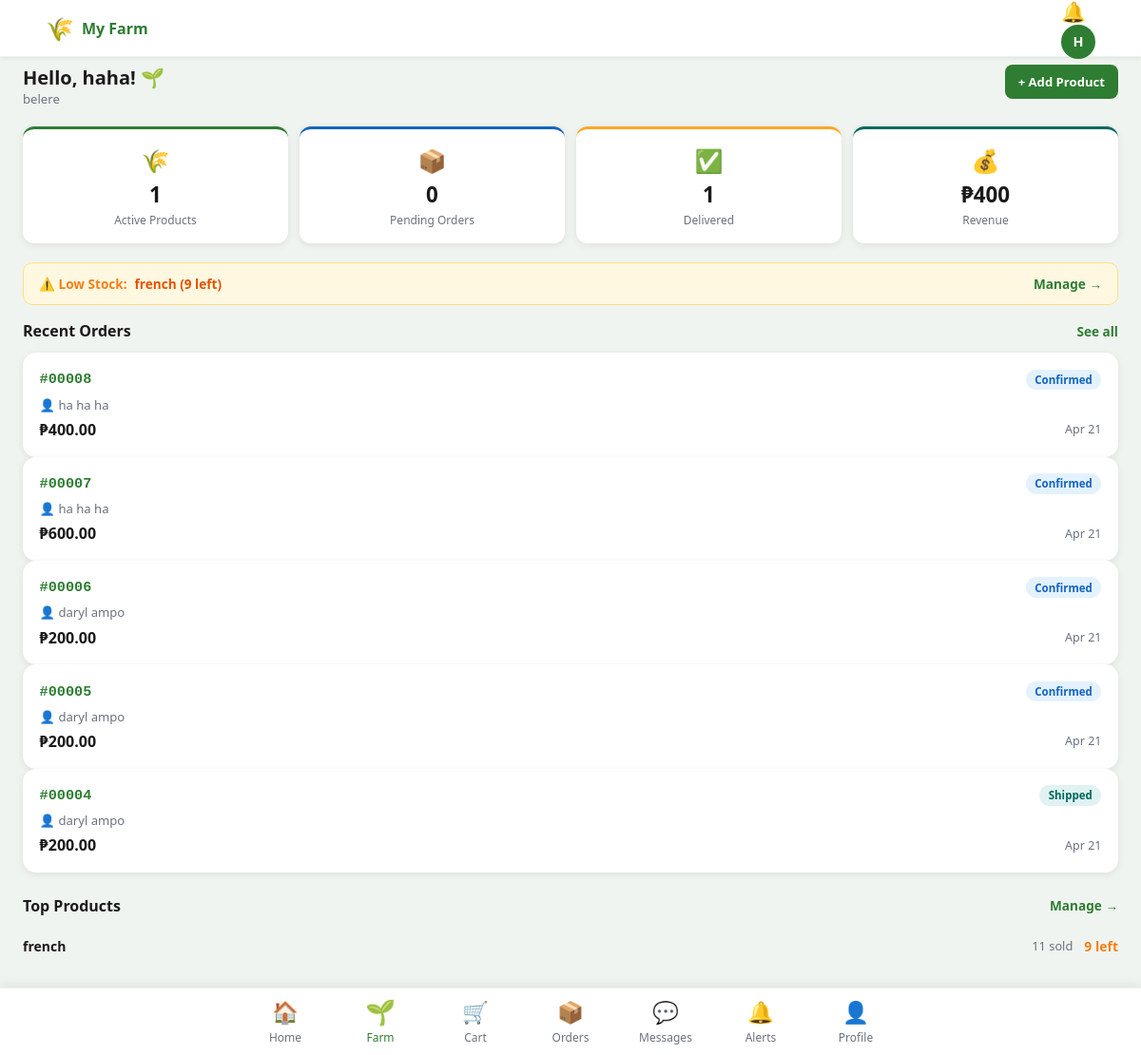
Page /farmer/dashboard (signed in) on the committed database.
### tables this page shows
CREATE TABLE users (
    id              INTEGER PRIMARY KEY AUTOINCREMENT,
    full_name       TEXT    NOT NULL,
    email           TEXT    NOT NULL UNIQUE,
    password_hash   TEXT    NOT NULL,
    role            TEXT    NOT NULL DEFAULT 'buyer' CHECK(role IN ('admin','farmer','buyer','driver')),
    phone           TEXT,
    address         TEXT,
    lat             REAL,
    lng             REAL,
    profile_photo   TEXT,
    is_approved     INTEGER NOT NULL DEFAULT 0,
    is_active       INTEGER NOT NULL DEFAULT 1,
    created_at      TEXT    DEFAULT (datetime('now','localtime'))
);

CREATE TABLE farmer_profiles (
    id             INTEGER PRIMARY KEY AUTOINCREMENT,
    user_id        INTEGER NOT NULL UNIQUE REFERENCES users(id) ON DELETE CASCADE,
    farm_name      TEXT    NOT NULL,
    farm_location  TEXT,
    lat            REAL,
    lng            REAL,
    product_type   TEXT,
    valid_id_path  TEXT,
    rating         REAL    DEFAULT 0.0,
    rating_count   INTEGER DEFAULT 0
);

CREATE TABLE products (
    id          INTEGER PRIMARY KEY AUTOINCREMENT,
    farmer_id   INTEGER NOT NULL REFERENCES users(id) ON DELETE CASCADE,
    category_id INTEGER REFERENCES categories(id) ON DELETE SET NULL,
    name        TEXT    NOT NULL,
    description TEXT,
    price       REAL    NOT NULL DEFAULT 0,
    quantity    INTEGER NOT NULL DEFAULT 0,
    unit        TEXT    DEFAULT 'kg',
    image_path  TEXT,
    is_featured INTEGER DEFAULT 0,
    status      TEXT    DEFAULT 'active' CHECK(status IN ('active','inactive')),
    created_at  TEXT    DEFAULT (datetime('now','localtime')),
    updated_at  TEXT    DEFAULT (datetime('now','localtime'))
);

CREATE TABLE orders (
    id               INTEGER PRIMARY KEY AUTOINCREMENT,
    buyer_id         INTEGER NOT NULL REFERENCES users(id) ON DELETE CASCADE,
    farmer_id        INTEGER NOT NULL REFERENCES users(id) ON DELETE CASCADE,
    driver_id        INTEGER REFERENCES users(id) ON DELETE SET NULL,
    total_amount     REAL    NOT NULL DEFAULT 0,
    payment_method   TEXT    DEFAULT 'cod' CHECK(payment_method IN ('cod','online')),
    payment_status   TEXT    DEFAULT 'pending' CHECK(payment_status IN ('pending','paid','failed')),
    shipping_address TEXT    NOT NULL,
    contact_number   TEXT    NOT NULL,
    buyer_lat        REAL,
    buyer_lng        REAL,
    status           TEXT    DEFAULT 'pending'
                     CHECK(status IN ('pending','confirmed','packed','shipped','delivered','cancelled')),
    estimated_delivery TEXT,
    notes            TEXT,
    cancelled_reason TEXT,
    created_at       TEXT    DEFAULT (datetime('now','localtime')),
    updated_at       TEXT    DEFAULT (datetime('now','localtime'))
, delivery_proof TEXT);

### routes/farmer.py (the view)
@farmer_bp.route('/dashboard')
@farmer_required
def dashboard():
    fid = current_user.id
    profile = query("SELECT * FROM farmer_profiles WHERE user_id=?", (fid,), fetchone=True)
    stats = query(
        "SELECT COUNT(*) as total_products, "
        "SUM(CASE WHEN status='active' THEN 1 ELSE 0 END) as active_products "
        "FROM products WHERE farmer_id=?", (fid,), fetchone=True) or {}
    order_stats = query(
        "SELECT COUNT(*) as total, "
        "SUM(CASE WHEN status='pending' THEN 1 ELSE 0 END) as pending, "
        "SUM(CASE WHEN status='delivered' THEN 1 ELSE 0 END) as delivered, "
        "COALESCE(SUM(CASE WHEN status='delivered' THEN total_amount ELSE 0 END),0) as revenue "
        "FROM orders WHERE farmer_id=?", (fid,), fetchone=True) or {}
    recent_orders = query(
        "SELECT o.*,u.full_name as buyer_name FROM orders o JOIN users u ON o.buyer_id=u.id "
        "WHERE o.farmer_id=? ORDER BY o.created_at DESC LIMIT 5", (fid,), fetchall=True) or []
    top_products = query(
        "SELECT p.name,p.price,p.quantity,COALESCE(SUM(oi.quantity),0) as sold "
        "FROM products p LEFT JOIN order_items oi ON p.id=oi.product_id "
        "LEFT JOIN orders o ON oi.order_id=o.id AND o.status='delivered' "
        "WHERE p.farmer_id=? GROUP BY p.id ORDER BY sold DESC LIMIT 5", (fid,), fetchall=True) or []
    return render_template('farmer/dashboard.html', profile=profile, stats=stats,
                           order_stats=order_stats, recent_orders=recent_orders, top_products=top_products)

### db.py (called while the page is built)
def get_db():
    if 'db' not in g:
        db = sqlite3.connect(DB_PATH)
        db.row_factory = sqlite3.Row   # dict-like rows
        db.execute("PRAGMA journal_mode=WAL")
        db.execute("PRAGMA foreign_keys=ON")
        g.db = db
    return g.db

def query(sql, params=None, fetchone=False, fetchall=False, commit=False):
    sql = sql.replace('%s', '?')
    db  = get_db()
    cur = db.execute(sql, params or ())
    result = None
    if fetchone:
        row = cur.fetchone()
        result = dict(row) if row else None
    elif fetchall:
        rows = cur.fetchall()
        result = [dict(r) for r in rows]
    if commit:
        db.commit()
        result = cur.lastrowid
    return result

### extensions.py (called while the page is built)
@login_manager.user_loader
def load_user(uid):
    row = query('SELECT * FROM users WHERE id=%s', (uid,), fetchone=True)
    return User(row) if row else None

    @property
    def is_authenticated(self): return True

### routes/farmer.py (called while the page is built)
def farmer_required(f):
    from functools import wraps
    @wraps(f)
    @login_required
    def decorated(*a, **kw):
        if current_user.role != 'farmer':
            flash('Farmer access required.', 'error')
            return redirect(url_for('auth.login'))
        if not current_user.is_approved:
            flash('Your account is pending approval.', 'warning')
            return redirect(url_for('auth.login'))
        return f(*a, **kw)
    return decorated

### templates/farmer/dashboard.html (shortened to what this page needs)
{% extends 'base.html' %}
{% block page_title %}My Farm{% endblock %}
{% block content %}
<div class="dash-greeting">
  <div>
    <h2>Hello, {{ current_user.full_name.split()[0] }}! 🌱</h2>
    <p class="muted">{{ profile.farm_name if profile else 'Your Farm' }}</p>
  </div>
  <a href="{{ url_for('farmer.product_form') }}" class="btn btn-primary btn-sm">+ Add Product</a>
</div>
<div class="stats-grid">
  <div class="stat-card green">
    <div class="stat-icon">🌾</div>
    <div class="stat-val">{{ stats.active_products or 0 }}</div>
    <div class="stat-label">Active Products</div>
  </div>
  <div class="stat-card blue">
    <div class="stat-icon">📦</div>
    <div class="stat-val">{{ order_stats.pending or 0 }}</div>
    <div class="stat-label">Pending Orders</div>
  </div>
  <div class="stat-card yellow">
    <div class="stat-icon">✅</div>
    <div class="stat-val">{{ order_stats.delivered or 0 }}</div>
    <div class="stat-label">Delivered</div>
  </div>
  <div class="stat-card teal">
    <div class="stat-icon">💰</div>
    <div class="stat-val">₱{{ "%.0f"|format(order_stats.revenue|float) }}</div>
    <div class="stat-label">Revenue</div>
  </div>
</div>
{% set low_stock = top_products | selectattr('quantity', 'le', 10) | list %}
{% if low_stock %}
<div class="low-stock-banner">
  <span>⚠️ Low Stock:</span>
  {% for p in low_stock %}
  <a href="{{ url_for('farmer.product_form', pid=loop.index) }}" class="low-stock-item">
    {{ p.name }} ({{ p.quantity }} left)
  </a>{% if not loop.last %}, {% endif %}
  {% endfor %}
  <a href="{{ url_for('farmer.products') }}" class="low-stock-action">Manage →</a>
</div>
{% endif %}
<div class="section">
  <div class="section-header">
    <h3>Recent Orders</h3>
    <a href="{{ url_for('farmer.orders') }}" class="see-all">See all</a>
  </div>
  {% if not recent_orders %}
  <div class="empty-state"><p>No orders yet.</p></div>
  {% else %}
  {% for o in recent_orders %}
  <a href="{{ url_for('farmer.order_detail', oid=o.id) }}" class="order-card">
    <div class="order-card-top">
      <span class="order-id">#{{ '%05d'|format(o.id) }}</span>
      <span class="status-pill status-{{ o.status }}">{{ o.status|capitalize }}</span>
    </div>
    <div class="order-farm">👤 {{ o.buyer_name }}</div>
    <div class="order-card-bottom">
      <span class="order-amount">₱{{ "%.2f"|format(o.total_amount|float) }}</span>
      <span class="order-date">{{ o.created_at|dt('%b %d') }}</span>
    </div>
  </a>
  {% endfor %}
  {% endif %}
</div>
{% if top_products %}
<div class="section">
  <div class="section-header"><h3>Top Products</h3>
    <a href="{{ url_for('farmer.products') }}" class="see-all">Manage →</a>
  </div>
  {% for p in top_products %}
  <div class="top-prod-row">
    <span class="top-prod-name">{{ p.name }}</span>
    <span class="top-prod-sold">{{ p.sold }} sold</span>
    <span class="top-prod-price {% if p.quantity <= 10 %}text-warning{% endif %}">
      {{ p.quantity }} left
    </span>
  </div>
  {% endfor %}
</div>
{% endif %}
{% endblock %}

### templates/base.html (shortened to what this page needs)
<!DOCTYPE html>
<html lang="en">
<head>
<link rel="stylesheet" href="{{ url_for('static', filename='css/app.css') }}">
</head>
<body class="role-{{ current_user.role if current_user.is_authenticated else 'guest' }}">
{% if current_user.is_authenticated %}
<header class="app-bar">
  <div class="app-bar-left">
    {% block app_bar_left %}
    <span class="app-logo">🌾</span>
    <span class="app-title">{% block page_title %}AgriMarket{% endblock %}</span>
    {% endblock %}
  </div>
  <div class="app-bar-right">
    <a href="{{ url_for('notif.index') }}" class="notif-icon" id="notifIcon">
    </a>
    <div class="avatar-btn" onclick="toggleMenu()">
      {{ current_user.full_name[0].upper() }}
    </div>
  </div>
</header>
<main class="page-content {% block content_class %}{% endblock %}">
  {% block content %}{% endblock %}
</main>
{% block bottom_nav %}
<nav class="bottom-nav">
  {% if current_user.role in ('buyer','farmer') %}
  <a href="{{ url_for('buyer.home') }}" class="bnav-item {% if request.endpoint == 'buyer.home' %}active{% endif %}">
    <span class="bnav-icon">🏠</span><span class="bnav-label">Home</span>
  </a>
  {% if current_user.role == 'farmer' %}
  <a href="{{ url_for('farmer.dashboard') }}" class="bnav-item {% if 'farmer' in request.endpoint %}active{% endif %}">
    <span class="bnav-icon">🌱</span><span class="bnav-label">Farm</span>
  </a>
  {% endif %}
  <a href="{{ url_for('buyer.cart') }}" class="bnav-item {% if request.endpoint == 'buyer.cart' %}active{% endif %}">
    <span class="bnav-icon">🛒</span><span class="bnav-label">Cart</span>
  </a>
  <a href="{{ url_for('buyer.orders') }}" class="bnav-item {% if request.endpoint in ('buyer.orders','buyer.order_detail') %}active{% endif %}">
    <span class="bnav-icon">📦</span><span class="bnav-label">Orders</span>
  </a>
  <a href="{{ url_for('msg.inbox') }}" class="bnav-item {% if 'msg.' in request.endpoint %}active{% endif %}" style="position:relative">
    <span class="bnav-icon">💬</span><span class="bnav-label">Messages</span>
  </a>
  <a href="{{ url_for('notif.index') }}" class="bnav-item {% if request.endpoint == 'notif.index' %}active{% endif %}">
    <span class="bnav-icon">🔔</span><span class="bnav-label">Alerts</span>
  </a>
  <a href="{{ url_for('buyer.profile') }}" class="bnav-item {% if request.endpoint == 'buyer.profile' %}active{% endif %}">
    <span class="bnav-icon">👤</span><span class="bnav-label">Profile</span>
  </a>
  {% endif %}
</nav>
{% endblock %}
{% else %}
<main class="auth-page">{% block auth_content %}{% endblock %}</main>
{% endif %}
</body>
</html>

### rows in the picture
users: full_name "H", full_name "haha"
farmer_profiles: farm_name "belere"
products: name "french", quantity "9", sold "11"
orders: id "00008", status "Confirmed", buyer_name "ha ha ha", total_amount "400.00", created_at|dt "Apr 21"
orders: id "00007", status "Confirmed", buyer_name "ha ha ha", total_amount "600.00", created_at|dt "Apr 21"
orders: id "00006", status "Confirmed", buyer_name "daryl ampo", total_amount "200.00", created_at|dt "Apr 21"
orders: id "00005", status "Confirmed", buyer_name "daryl ampo", total_amount "200.00", created_at|dt "Apr 21"
orders: id "00004", status "Shipped", buyer_name "daryl ampo", total_amount "200.00", created_at|dt "Apr 21"

### other values in the picture
{{ stats.active_products or 0 }} "1"
{{ order_stats.pending or 0 }} "0"
{{ order_stats.delivered or 0 }} "1"
{{ "%.0f"|format(order_stats.revenue|float) }} "400"
